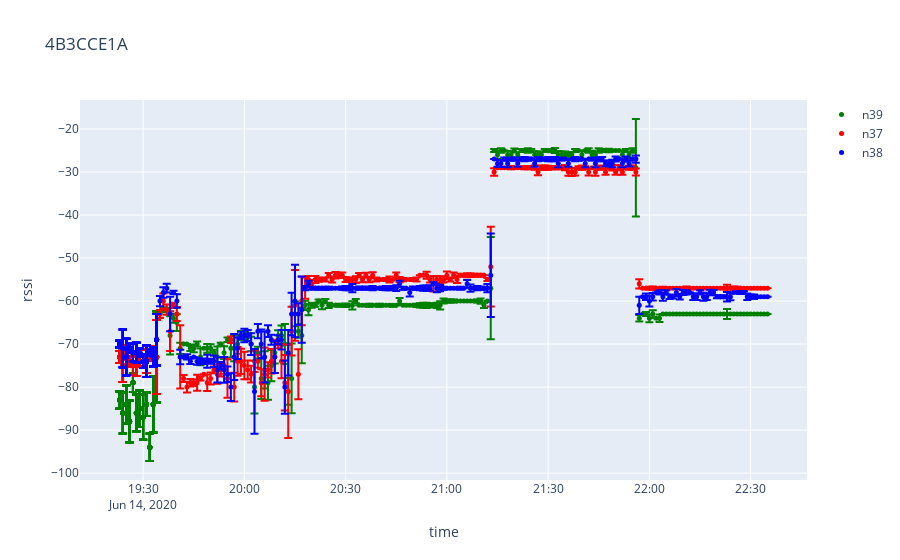
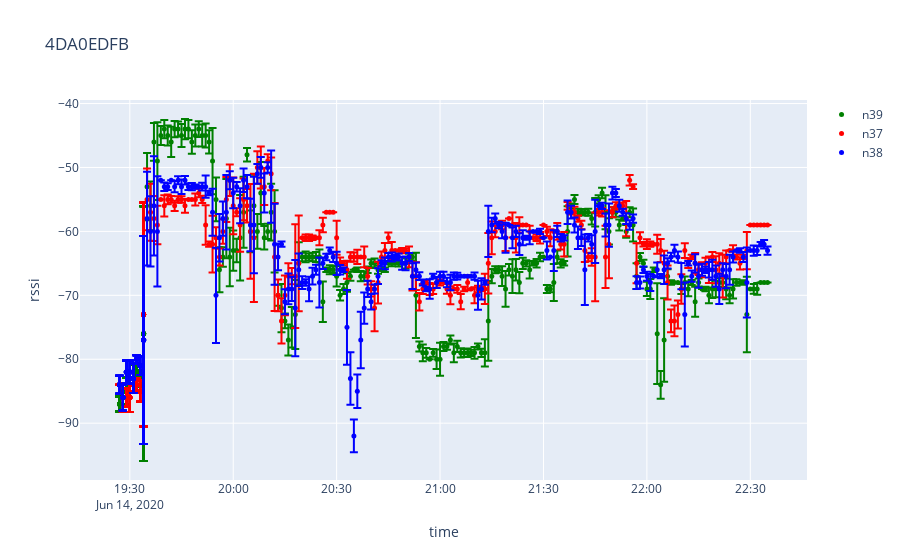
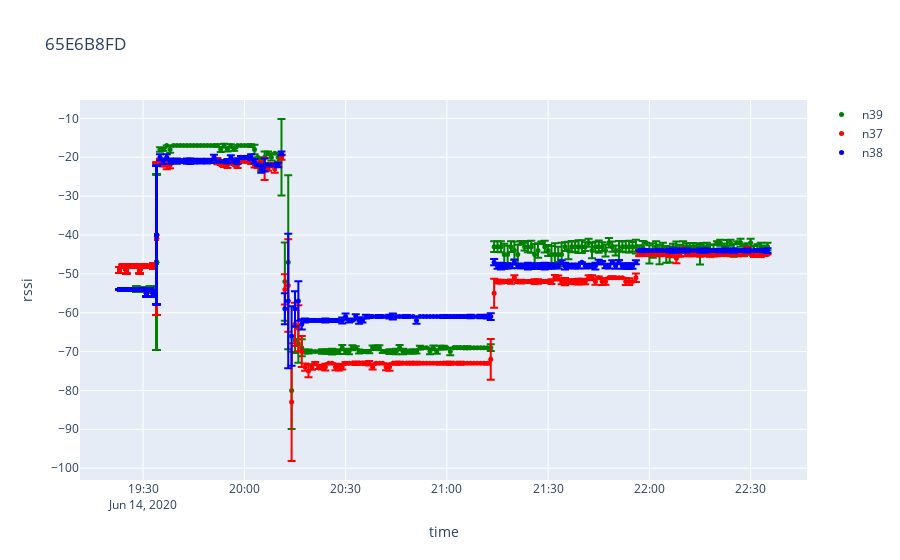
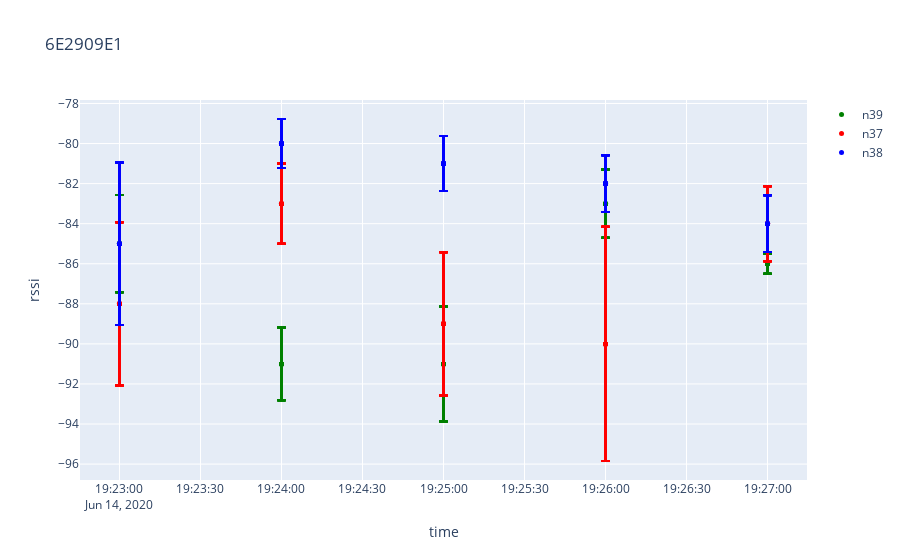

The notebook cell these images were saved under, in order:
### Code cell
for i in range(len(good_id)):
    # print(good_id[i])
    fig = plot_df(df_by_id[good_id[i]])
    fig.update_layout(
        title=good_id[i][:8],
        xaxis_title="time",
        yaxis_title="rssi"
    )
    fig.show()

### Figure 1 — Plotly figure (JSON) as saved in the notebook; plotly's stock layout.template omitted (floating-point values rounded to 4 significant figures; data arrays with more than 128 entries replaced by an {"elided": "..."} marker saying what was removed)
{"data": [{"error_y": {"array": {"elided": "337 float values"}, "type": "data", "visible": true}, "marker": {"color": "green", "size": 5, "symbol": "circle"}, "mode": "markers", "name": "n39", "type": "scatter", "uid": "a2e04188-f388-40ce-a737-4f1c0a419ac6", "x": {"elided": "337 str values"}, "y": {"elided": "337 int values"}}, {"error_y": {"array": {"elided": "337 float values"}, "type": "data", "visible": true}, "marker": {"color": "red", "size": 5, "symbol": "circle"}, "mode": "markers", "name": "n37", "type": "scatter", "uid": "24d7c6a8-6970-431b-b1c5-47c14adfa64c", "x": {"elided": "337 str values"}, "y": {"elided": "337 int values"}}, {"error_y": {"array": {"elided": "337 float values"}, "type": "data", "visible": true}, "marker": {"color": "blue", "size": 5, "symbol": "circle"}, "mode": "markers", "name": "n38", "type": "scatter", "uid": "06f57fad-1b46-4f8c-be00-9307cdf32d82", "x": {"elided": "337 str values"}, "y": {"elided": "337 int values"}}], "layout": {"title": {"text": "4B3CCE1A"}, "xaxis": {"title": {"text": "time"}}, "yaxis": {"title": {"text": "rssi"}}}}

### Figure 2 — Plotly figure (JSON) as saved in the notebook; plotly's stock layout.template omitted (floating-point values rounded to 4 significant figures; data arrays with more than 128 entries replaced by an {"elided": "..."} marker saying what was removed)
{"data": [{"error_y": {"array": {"elided": "285 float values"}, "type": "data", "visible": true}, "marker": {"color": "green", "size": 5, "symbol": "circle"}, "mode": "markers", "name": "n39", "type": "scatter", "uid": "efb442e8-2db6-42da-9e8f-67a3f827cdc4", "x": {"elided": "285 str values"}, "y": {"elided": "285 int values"}}, {"error_y": {"array": {"elided": "285 float values"}, "type": "data", "visible": true}, "marker": {"color": "red", "size": 5, "symbol": "circle"}, "mode": "markers", "name": "n37", "type": "scatter", "uid": "fb4bd94b-5fb9-49fc-a4bb-41eb66ab95d7", "x": {"elided": "285 str values"}, "y": {"elided": "285 int values"}}, {"error_y": {"array": {"elided": "285 float values"}, "type": "data", "visible": true}, "marker": {"color": "blue", "size": 5, "symbol": "circle"}, "mode": "markers", "name": "n38", "type": "scatter", "uid": "d093aacb-6efb-445c-a6ae-87d915040105", "x": {"elided": "285 str values"}, "y": {"elided": "285 int values"}}], "layout": {"title": {"text": "4DA0EDFB"}, "xaxis": {"title": {"text": "time"}}, "yaxis": {"title": {"text": "rssi"}}}}

### Figure 3 — Plotly figure (JSON) as saved in the notebook; plotly's stock layout.template omitted (floating-point values rounded to 4 significant figures; data arrays with more than 128 entries replaced by an {"elided": "..."} marker saying what was removed)
{"data": [{"error_y": {"array": {"elided": "337 float values"}, "type": "data", "visible": true}, "marker": {"color": "green", "size": 5, "symbol": "circle"}, "mode": "markers", "name": "n39", "type": "scatter", "uid": "0160bb9c-60d5-4307-b8f1-8db818af802e", "x": {"elided": "337 str values"}, "y": {"elided": "337 int values"}}, {"error_y": {"array": {"elided": "337 float values"}, "type": "data", "visible": true}, "marker": {"color": "red", "size": 5, "symbol": "circle"}, "mode": "markers", "name": "n37", "type": "scatter", "uid": "fdd8d947-82a7-4b87-9d02-0c445373aeea", "x": {"elided": "337 str values"}, "y": {"elided": "337 int values"}}, {"error_y": {"array": {"elided": "337 float values"}, "type": "data", "visible": true}, "marker": {"color": "blue", "size": 5, "symbol": "circle"}, "mode": "markers", "name": "n38", "type": "scatter", "uid": "c4fc79d7-08db-45b6-afc4-0a37cd97c248", "x": {"elided": "337 str values"}, "y": {"elided": "337 int values"}}], "layout": {"title": {"text": "65E6B8FD"}, "xaxis": {"title": {"text": "time"}}, "yaxis": {"title": {"text": "rssi"}}}}

### Figure 4 — Plotly figure (JSON) as saved in the notebook; plotly's stock layout.template omitted (floating-point values rounded to 4 significant figures)
{"data": [{"error_y": {"array": [2.427, 1.813, 2.872, 1.7, 0.5, 2.427, 1.813, 2.872, 1.7, 0.5, 2.427, 1.813, 2.872, 1.7, 0.5, 2.427, 1.813, 2.872, 1.7, 0.5, 2.427, 1.813, 2.872, 1.7, 0.5, 2.427, 1.813, 2.872, 1.7, 0.5, 2.427, 1.813, 2.872, 1.7, 0.5, 2.427, 1.813, 2.872, 1.7, 0.5, 2.427, 1.813, 2.872, 1.7, 0.5, 2.427, 1.813, 2.872, 1.7, 0.5, 2.427, 1.813, 2.872, 1.7, 0.5, 2.427, 1.813, 2.872, 1.7, 0.5, 2.427, 1.813, 2.872, 1.7, 0.5], "type": "data", "visible": true}, "marker": {"color": "green", "size": 5, "symbol": "circle"}, "mode": "markers", "name": "n39", "type": "scatter", "uid": "3fdaa328-728d-4c3e-abee-497137389f8e", "x": ["2020-06-14T19:23:00", "2020-06-14T19:24:00", "2020-06-14T19:25:00", "2020-06-14T19:26:00", "2020-06-14T19:27:00", "2020-06-14T19:23:00", "2020-06-14T19:24:00", "2020-06-14T19:25:00", "2020-06-14T19:26:00", "2020-06-14T19:27:00", "2020-06-14T19:23:00", "2020-06-14T19:24:00", "2020-06-14T19:25:00", "2020-06-14T19:26:00", "2020-06-14T19:27:00", "2020-06-14T19:23:00", "2020-06-14T19:24:00", "2020-06-14T19:25:00", "2020-06-14T19:26:00", "2020-06-14T19:27:00", "2020-06-14T19:23:00", "2020-06-14T19:24:00", "2020-06-14T19:25:00", "2020-06-14T19:26:00", "2020-06-14T19:27:00", "2020-06-14T19:23:00", "2020-06-14T19:24:00", "2020-06-14T19:25:00", "2020-06-14T19:26:00", "2020-06-14T19:27:00", "2020-06-14T19:23:00", "2020-06-14T19:24:00", "2020-06-14T19:25:00", "2020-06-14T19:26:00", "2020-06-14T19:27:00", "2020-06-14T19:23:00", "2020-06-14T19:24:00", "2020-06-14T19:25:00", "2020-06-14T19:26:00", "2020-06-14T19:27:00", "2020-06-14T19:23:00", "2020-06-14T19:24:00", "2020-06-14T19:25:00", "2020-06-14T19:26:00", "2020-06-14T19:27:00", "2020-06-14T19:23:00", "2020-06-14T19:24:00", "2020-06-14T19:25:00", "2020-06-14T19:26:00", "2020-06-14T19:27:00", "2020-06-14T19:23:00", "2020-06-14T19:24:00", "2020-06-14T19:25:00", "2020-06-14T19:26:00", "2020-06-14T19:27:00", "2020-06-14T19:23:00", "2020-06-14T19:24:00", "2020-06-14T19:25:00", "2020-06-14T19:26:00", "2020-06-14T19:27:00", "2020-06-14T19:23:00", "2020-06-14T19:24:00", "2020-06-14T19:25:00", "2020-06-14T19:26:00", "2020-06-14T19:27:00"], "y": [-85, -91, -91, -83, -86, -85, -91, -91, -83, -86, -85, -91, -91, -83, -86, -85, -91, -91, -83, -86, -85, -91, -91, -83, -86, -85, -91, -91, -83, -86, -85, -91, -91, -83, -86, -85, -91, -91, -83, -86, -85, -91, -91, -83, -86, -85, -91, -91, -83, -86, -85, -91, -91, -83, -86, -85, -91, -91, -83, -86, -85, -91, -91, -83, -86]}, {"error_y": {"array": [4.077, 2, 3.571, 5.845, 1.871, 4.077, 2, 3.571, 5.845, 1.871, 4.077, 2, 3.571, 5.845, 1.871, 4.077, 2, 3.571, 5.845, 1.871, 4.077, 2, 3.571, 5.845, 1.871, 4.077, 2, 3.571, 5.845, 1.871, 4.077, 2, 3.571, 5.845, 1.871, 4.077, 2, 3.571, 5.845, 1.871, 4.077, 2, 3.571, 5.845, 1.871, 4.077, 2, 3.571, 5.845, 1.871, 4.077, 2, 3.571, 5.845, 1.871, 4.077, 2, 3.571, 5.845, 1.871, 4.077, 2, 3.571, 5.845, 1.871], "type": "data", "visible": true}, "marker": {"color": "red", "size": 5, "symbol": "circle"}, "mode": "markers", "name": "n37", "type": "scatter", "uid": "ce4040ca-eada-4127-a5bb-8829f18fedc0", "x": ["2020-06-14T19:23:00", "2020-06-14T19:24:00", "2020-06-14T19:25:00", "2020-06-14T19:26:00", "2020-06-14T19:27:00", "2020-06-14T19:23:00", "2020-06-14T19:24:00", "2020-06-14T19:25:00", "2020-06-14T19:26:00", "2020-06-14T19:27:00", "2020-06-14T19:23:00", "2020-06-14T19:24:00", "2020-06-14T19:25:00", "2020-06-14T19:26:00", "2020-06-14T19:27:00", "2020-06-14T19:23:00", "2020-06-14T19:24:00", "2020-06-14T19:25:00", "2020-06-14T19:26:00", "2020-06-14T19:27:00", "2020-06-14T19:23:00", "2020-06-14T19:24:00", "2020-06-14T19:25:00", "2020-06-14T19:26:00", "2020-06-14T19:27:00", "2020-06-14T19:23:00", "2020-06-14T19:24:00", "2020-06-14T19:25:00", "2020-06-14T19:26:00", "2020-06-14T19:27:00", "2020-06-14T19:23:00", "2020-06-14T19:24:00", "2020-06-14T19:25:00", "2020-06-14T19:26:00", "2020-06-14T19:27:00", "2020-06-14T19:23:00", "2020-06-14T19:24:00", "2020-06-14T19:25:00", "2020-06-14T19:26:00", "2020-06-14T19:27:00", "2020-06-14T19:23:00", "2020-06-14T19:24:00", "2020-06-14T19:25:00", "2020-06-14T19:26:00", "2020-06-14T19:27:00", "2020-06-14T19:23:00", "2020-06-14T19:24:00", "2020-06-14T19:25:00", "2020-06-14T19:26:00", "2020-06-14T19:27:00", "2020-06-14T19:23:00", "2020-06-14T19:24:00", "2020-06-14T19:25:00", "2020-06-14T19:26:00", "2020-06-14T19:27:00", "2020-06-14T19:23:00", "2020-06-14T19:24:00", "2020-06-14T19:25:00", "2020-06-14T19:26:00", "2020-06-14T19:27:00", "2020-06-14T19:23:00", "2020-06-14T19:24:00", "2020-06-14T19:25:00", "2020-06-14T19:26:00", "2020-06-14T19:27:00"], "y": [-88, -83, -89, -90, -84, -88, -83, -89, -90, -84, -88, -83, -89, -90, -84, -88, -83, -89, -90, -84, -88, -83, -89, -90, -84, -88, -83, -89, -90, -84, -88, -83, -89, -90, -84, -88, -83, -89, -90, -84, -88, -83, -89, -90, -84, -88, -83, -89, -90, -84, -88, -83, -89, -90, -84, -88, -83, -89, -90, -84, -88, -83, -89, -90, -84]}, {"error_y": {"array": [4.053, 1.225, 1.374, 1.414, 1.414, 4.053, 1.225, 1.374, 1.414, 1.414, 4.053, 1.225, 1.374, 1.414, 1.414, 4.053, 1.225, 1.374, 1.414, 1.414, 4.053, 1.225, 1.374, 1.414, 1.414, 4.053, 1.225, 1.374, 1.414, 1.414, 4.053, 1.225, 1.374, 1.414, 1.414, 4.053, 1.225, 1.374, 1.414, 1.414, 4.053, 1.225, 1.374, 1.414, 1.414, 4.053, 1.225, 1.374, 1.414, 1.414, 4.053, 1.225, 1.374, 1.414, 1.414, 4.053, 1.225, 1.374, 1.414, 1.414, 4.053, 1.225, 1.374, 1.414, 1.414], "type": "data", "visible": true}, "marker": {"color": "blue", "size": 5, "symbol": "circle"}, "mode": "markers", "name": "n38", "type": "scatter", "uid": "1aacc25e-3e6b-4196-b6ec-5618bb4d624e", "x": ["2020-06-14T19:23:00", "2020-06-14T19:24:00", "2020-06-14T19:25:00", "2020-06-14T19:26:00", "2020-06-14T19:27:00", "2020-06-14T19:23:00", "2020-06-14T19:24:00", "2020-06-14T19:25:00", "2020-06-14T19:26:00", "2020-06-14T19:27:00", "2020-06-14T19:23:00", "2020-06-14T19:24:00", "2020-06-14T19:25:00", "2020-06-14T19:26:00", "2020-06-14T19:27:00", "2020-06-14T19:23:00", "2020-06-14T19:24:00", "2020-06-14T19:25:00", "2020-06-14T19:26:00", "2020-06-14T19:27:00", "2020-06-14T19:23:00", "2020-06-14T19:24:00", "2020-06-14T19:25:00", "2020-06-14T19:26:00", "2020-06-14T19:27:00", "2020-06-14T19:23:00", "2020-06-14T19:24:00", "2020-06-14T19:25:00", "2020-06-14T19:26:00", "2020-06-14T19:27:00", "2020-06-14T19:23:00", "2020-06-14T19:24:00", "2020-06-14T19:25:00", "2020-06-14T19:26:00", "2020-06-14T19:27:00", "2020-06-14T19:23:00", "2020-06-14T19:24:00", "2020-06-14T19:25:00", "2020-06-14T19:26:00", "2020-06-14T19:27:00", "2020-06-14T19:23:00", "2020-06-14T19:24:00", "2020-06-14T19:25:00", "2020-06-14T19:26:00", "2020-06-14T19:27:00", "2020-06-14T19:23:00", "2020-06-14T19:24:00", "2020-06-14T19:25:00", "2020-06-14T19:26:00", "2020-06-14T19:27:00", "2020-06-14T19:23:00", "2020-06-14T19:24:00", "2020-06-14T19:25:00", "2020-06-14T19:26:00", "2020-06-14T19:27:00", "2020-06-14T19:23:00", "2020-06-14T19:24:00", "2020-06-14T19:25:00", "2020-06-14T19:26:00", "2020-06-14T19:27:00", "2020-06-14T19:23:00", "2020-06-14T19:24:00", "2020-06-14T19:25:00", "2020-06-14T19:26:00", "2020-06-14T19:27:00"], "y": [-85, -80, -81, -82, -84, -85, -80, -81, -82, -84, -85, -80, -81, -82, -84, -85, -80, -81, -82, -84, -85, -80, -81, -82, -84, -85, -80, -81, -82, -84, -85, -80, -81, -82, -84, -85, -80, -81, -82, -84, -85, -80, -81, -82, -84, -85, -80, -81, -82, -84, -85, -80, -81, -82, -84, -85, -80, -81, -82, -84, -85, -80, -81, -82, -84]}], "layout": {"title": {"text": "6E2909E1"}, "xaxis": {"title": {"text": "time"}}, "yaxis": {"title": {"text": "rssi"}}}}
